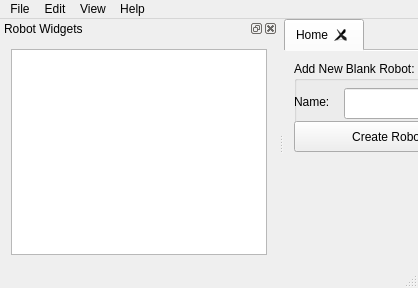
<?xml version="1.0" encoding="UTF-8"?>
<ui version="4.0">
 <class>ControlPanel</class>
 <widget class="QMainWindow" name="ControlPanel">
  <property name="geometry">
   <rect>
    <x>0</x>
    <y>0</y>
    <width>418</width>
    <height>288</height>
   </rect>
  </property>
  <property name="minimumSize">
   <size>
    <width>320</width>
    <height>240</height>
   </size>
  </property>
  <property name="windowTitle">
   <string>ControlPanel</string>
  </property>
  <widget class="QWidget" name="centralWidget">
   <layout class="QGridLayout" name="no_padding">
    <property name="margin">
     <number>0</number>
    </property>
    <property name="spacing">
     <number>0</number>
    </property>
    <item row="0" column="0">
     <widget class="QTabWidget" name="robotTabs">
      <property name="documentMode">
       <bool>true</bool>
      </property>
      <property name="tabsClosable">
       <bool>true</bool>
      </property>
      <property name="movable">
       <bool>true</bool>
      </property>
      <widget class="QWidget" name="homeTab">
       <attribute name="title">
        <string>Home</string>
       </attribute>
       <attribute name="toolTip">
        <string>Home Tab</string>
       </attribute>
       <widget class="QGroupBox" name="newBlankGroup">
        <property name="geometry">
         <rect>
          <x>10</x>
          <y>10</y>
          <width>191</width>
          <height>91</height>
         </rect>
        </property>
        <property name="title">
         <string>Add New Blank Robot:</string>
        </property>
        <widget class="QLabel" name="newBlankNamenameLabel">
         <property name="geometry">
          <rect>
           <x>0</x>
           <y>30</y>
           <width>41</width>
           <height>21</height>
          </rect>
         </property>
         <property name="text">
          <string>Name:</string>
         </property>
        </widget>
        <widget class="QLineEdit" name="newBlankNameEdit">
         <property name="geometry">
          <rect>
           <x>50</x>
           <y>27</y>
           <width>141</width>
           <height>31</height>
          </rect>
         </property>
        </widget>
        <widget class="QPushButton" name="newBlankButton">
         <property name="geometry">
          <rect>
           <x>0</x>
           <y>60</y>
           <width>191</width>
           <height>31</height>
          </rect>
         </property>
         <property name="text">
          <string>Create Robot!</string>
         </property>
        </widget>
       </widget>
      </widget>
     </widget>
    </item>
   </layout>
  </widget>
  <widget class="QMenuBar" name="menuBar">
   <property name="geometry">
    <rect>
     <x>0</x>
     <y>0</y>
     <width>418</width>
     <height>27</height>
    </rect>
   </property>
   <widget class="QMenu" name="menuFile">
    <property name="title">
     <string>File</string>
    </property>
    <addaction name="actionExit"/>
   </widget>
   <widget class="QMenu" name="menuEdit">
    <property name="title">
     <string>Edit</string>
    </property>
   </widget>
   <widget class="QMenu" name="menuView">
    <property name="title">
     <string>View</string>
    </property>
    <addaction name="actionRobot_Widgets"/>
   </widget>
   <widget class="QMenu" name="menuHelp">
    <property name="title">
     <string>Help</string>
    </property>
   </widget>
   <addaction name="menuFile"/>
   <addaction name="menuEdit"/>
   <addaction name="menuView"/>
   <addaction name="menuHelp"/>
  </widget>
  <widget class="QStatusBar" name="statusBar"/>
  <widget class="RobotWidgetsDock" name="robotWidgetDock">
   <property name="windowTitle">
    <string>Robot Widgets</string>
   </property>
   <attribute name="dockWidgetArea">
    <number>1</number>
   </attribute>
   <widget class="QWidget" name="dockWidgetContents">
    <layout class="QGridLayout" name="gridLayout">
     <item row="0" column="0">
      <widget class="QListWidget" name="robotWidgetList">
       <property name="sortingEnabled">
        <bool>true</bool>
       </property>
      </widget>
     </item>
    </layout>
   </widget>
  </widget>
  <action name="actionRobot_Widgets">
   <property name="checkable">
    <bool>true</bool>
   </property>
   <property name="text">
    <string>Robot Widgets</string>
   </property>
  </action>
  <action name="actionExit">
   <property name="text">
    <string>Exit</string>
   </property>
  </action>
 </widget>
 <layoutdefault spacing="6" margin="11"/>
 <customwidgets>
  <customwidget>
   <class>RobotWidgetsDock</class>
   <extends>QDockWidget</extends>
   <header>control_panel/RobotWidgetsDock.h</header>
   <container>1</container>
  </customwidget>
 </customwidgets>
 <tabstops>
  <tabstop>newBlankNameEdit</tabstop>
  <tabstop>newBlankButton</tabstop>
  <tabstop>robotWidgetList</tabstop>
  <tabstop>robotTabs</tabstop>
 </tabstops>
 <resources/>
 <connections>
  <connection>
   <sender>actionExit</sender>
   <signal>activated()</signal>
   <receiver>ControlPanel</receiver>
   <slot>close()</slot>
   <hints>
    <hint type="sourcelabel">
     <x>-1</x>
     <y>-1</y>
    </hint>
    <hint type="destinationlabel">
     <x>379</x>
     <y>225</y>
    </hint>
   </hints>
  </connection>
  <connection>
   <sender>actionRobot_Widgets</sender>
   <signal>toggled(bool)</signal>
   <receiver>ControlPanel</receiver>
   <slot>toggleRobotWidgetsDock(bool)</slot>
   <hints>
    <hint type="sourcelabel">
     <x>-1</x>
     <y>-1</y>
    </hint>
    <hint type="destinationlabel">
     <x>379</x>
     <y>225</y>
    </hint>
   </hints>
  </connection>
  <connection>
   <sender>robotWidgetDock</sender>
   <signal>visibilityChanged(bool)</signal>
   <receiver>ControlPanel</receiver>
   <slot>toggleRobotWidgetsDock(bool)</slot>
   <hints>
    <hint type="sourcelabel">
     <x>50</x>
     <y>226</y>
    </hint>
    <hint type="destinationlabel">
     <x>379</x>
     <y>225</y>
    </hint>
   </hints>
  </connection>
  <connection>
   <sender>newBlankButton</sender>
   <signal>clicked()</signal>
   <receiver>ControlPanel</receiver>
   <slot>triggerNewBlankRobot()</slot>
   <hints>
    <hint type="sourcelabel">
     <x>208</x>
     <y>148</y>
    </hint>
    <hint type="destinationlabel">
     <x>379</x>
     <y>225</y>
    </hint>
   </hints>
  </connection>
  <connection>
   <sender>robotTabs</sender>
   <signal>tabCloseRequested(int)</signal>
   <receiver>ControlPanel</receiver>
   <slot>closeRobotTab(int)</slot>
   <hints>
    <hint type="sourcelabel">
     <x>516</x>
     <y>226</y>
    </hint>
    <hint type="destinationlabel">
     <x>379</x>
     <y>225</y>
    </hint>
   </hints>
  </connection>
  <connection>
   <sender>newBlankNameEdit</sender>
   <signal>returnPressed()</signal>
   <receiver>ControlPanel</receiver>
   <slot>triggerNewBlankRobot()</slot>
   <hints>
    <hint type="sourcelabel">
     <x>405</x>
     <y>115</y>
    </hint>
    <hint type="destinationlabel">
     <x>379</x>
     <y>225</y>
    </hint>
   </hints>
  </connection>
 </connections>
 <slots>
  <slot>toggleRobotWidgetsDock(bool)</slot>
  <slot>triggerNewBlankRobot()</slot>
  <slot>closeRobotTab(int)</slot>
  <slot>updatePluginList(QStringList)</slot>
  <slot>stopROS()</slot>
 </slots>
</ui>
